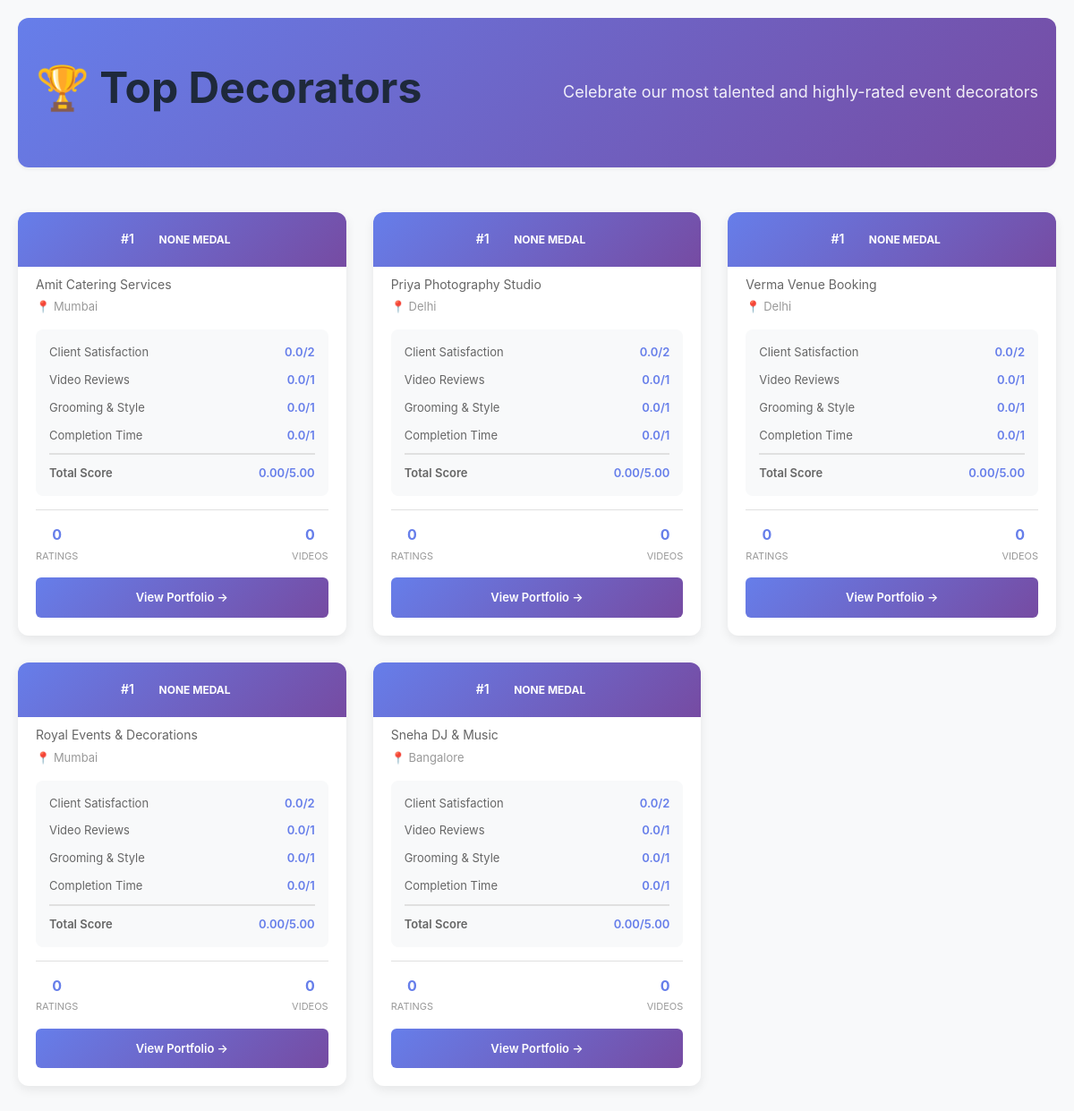
The page /public_top_decorators.php on the database its author committed.
### tables this page shows
CREATE TABLE IF NOT EXISTS `decorator_rankings` (
  `id` int(11) NOT NULL AUTO_INCREMENT,
  `vendor_id` int(11) NOT NULL,
  `total_points` decimal(5,2) NOT NULL DEFAULT 0.00,
  `client_satisfaction_points` decimal(5,2) NOT NULL DEFAULT 0.00,
  `video_review_points` decimal(5,2) NOT NULL DEFAULT 0.00,
  `grooming_points` decimal(5,2) NOT NULL DEFAULT 0.00,
  `completion_time_points` decimal(5,2) NOT NULL DEFAULT 0.00,
  `medal_tier` enum('bronze','silver','gold','none') NOT NULL DEFAULT 'none',
  `total_ratings_count` int(11) NOT NULL DEFAULT 0,
  `created_at` timestamp NOT NULL DEFAULT CURRENT_TIMESTAMP,
  `updated_at` timestamp NOT NULL DEFAULT CURRENT_TIMESTAMP ON UPDATE CURRENT_TIMESTAMP,
  PRIMARY KEY (`id`),
  UNIQUE KEY `vendor_id` (`vendor_id`),
  KEY `idx_total_points` (`total_points` DESC),
  KEY `idx_medal_tier` (`medal_tier`),
  CONSTRAINT `fk_rankings_vendor` FOREIGN KEY (`vendor_id`) REFERENCES `vendors` (`id`) ON DELETE CASCADE
);

CREATE TABLE IF NOT EXISTS `vendors` (
  `id` int(11) NOT NULL AUTO_INCREMENT,
  `name` varchar(255) NOT NULL,
  `business_name` varchar(255) NOT NULL,
  `email` varchar(255) NOT NULL,
  `phone` varchar(50) NOT NULL,
  `password` varchar(255) NOT NULL,
  `city` varchar(100) NOT NULL,
  `status` enum('active','inactive','pending') NOT NULL DEFAULT 'active',
  `created_at` timestamp NOT NULL DEFAULT CURRENT_TIMESTAMP,
  `updated_at` timestamp NOT NULL DEFAULT CURRENT_TIMESTAMP ON UPDATE CURRENT_TIMESTAMP,
  PRIMARY KEY (`id`),
  UNIQUE KEY `email` (`email`)
);

### backend/decorator_ranking_system.php (called while the page is built, shortened)
<?php
class DecoratorRankingSystem {
    private $db;
    public function __construct($db, $admin_id = null) {
        $this->db = $db;
    }
    public function getTopDecorators($limit = 10) {
        $query = $this->db->prepare("
            SELECT
                dr.*,
                v.name,
                v.business_name,
                v.email,
                v.city,
                (SELECT COUNT(*) + 1 FROM decorator_rankings WHERE total_points > dr.total_points) as ranking_position,
                (SELECT COUNT(*) FROM decorator_videos WHERE vendor_id = v.id AND video_status = 'approved') as approved_videos_count
            FROM decorator_rankings dr
            JOIN vendors v ON dr.vendor_id = v.id
            WHERE v.status = 'active'
            ORDER BY dr.total_points DESC, dr.updated_at DESC
            LIMIT ?
        ");
        $query->bind_param("i", $limit);
        $query->execute();
        $result = $query->get_result();
        $decorators = [];
        while ($row = $result->fetch_assoc()) {
            $decorators[] = $row;
        }
        return $decorators;
    }
}
?>

### public_top_decorators.php (the view, shortened to what this page needs)
<?php
require_once __DIR__ . '/db.php';
require_once __DIR__ . '/backend/decorator_ranking_system.php';
$ranking_system = new DecoratorRankingSystem($db);
$top_decorators = $ranking_system->getTopDecorators(10);
?>
<!DOCTYPE html>
<html lang="en">
<head>
    <link rel="stylesheet" href="assets/style.css">
</head>
<body>
    <div class="container">
        <div class="header">
            <h1>🏆 Top Decorators</h1>
            <p>Celebrate our most talented and highly-rated event decorators</p>
        </div>
        <?php if (empty($top_decorators)): ?>
            <div class="empty-state">
                <h2>Coming Soon</h2>
                <p>Top decorators rankings are being compiled. Check back soon!</p>
            </div>
        <?php else: ?>
            <div class="decorators-grid">
                <?php foreach ($top_decorators as $decorator): ?>
                    <div class="decorator-card">
                        <div class="card-rank">
                            #<?php echo htmlspecialchars($decorator['ranking_position']); ?>
                            <span class="medal-badge medal-<?php echo htmlspecialchars($decorator['medal_tier']); ?>">
                                <?php echo strtoupper(htmlspecialchars($decorator['medal_tier'])); ?> Medal
                            </span>
                        </div>
                        <div class="card-content">
                            <div class="decorator-name">
                                <?php echo htmlspecialchars($decorator['name']); ?>
                            </div>
                            <div class="decorator-business">
                                <?php echo htmlspecialchars($decorator['business_name']); ?>
                            </div>
                            <div class="decorator-location">
                                📍 <?php echo htmlspecialchars($decorator['city']); ?>
                            </div>
                            <div class="points-summary">
                                <div class="points-row">
                                    <span class="points-label">Client Satisfaction</span>
                                    <span class="points-value"><?php echo number_format($decorator['client_satisfaction_points'], 1); ?>/2</span>
                                </div>
                                <div class="points-row">
                                    <span class="points-label">Video Reviews</span>
                                    <span class="points-value"><?php echo number_format($decorator['video_review_points'], 1); ?>/1</span>
                                </div>
                                <div class="points-row">
                                    <span class="points-label">Grooming & Style</span>
                                    <span class="points-value"><?php echo number_format($decorator['grooming_points'], 1); ?>/1</span>
                                </div>
                                <div class="points-row">
                                    <span class="points-label">Completion Time</span>
                                    <span class="points-value"><?php echo number_format($decorator['completion_time_points'], 1); ?>/1</span>
                                </div>
                                <div class="points-row">
                                    <span class="points-label">Total Score</span>
                                    <span class="points-value"><?php echo number_format($decorator['total_points'], 2); ?>/5.00</span>
                                </div>
                            </div>
                            <div class="stats-footer">
                                <div class="stat-item">
                                    <span class="stat-value"><?php echo $decorator['total_ratings_count']; ?></span>
                                    <span class="stat-label">Ratings</span>
                                </div>
                                <div class="stat-item">
                                    <span class="stat-value"><?php echo $decorator['approved_videos_count']; ?></span>
                                    <span class="stat-label">Videos</span>
                                </div>
                            </div>
                            <a href="vendor/portfolio.php?vendor_id=<?php echo $decorator['vendor_id']; ?>" class="view-portfolio">
                                View Portfolio →
                            </a>
                        </div>
                    </div>
                <?php endforeach; ?>
            </div>
        <?php endif; ?>
    </div>
</body>
</html>

### assets/style.css (style rules this page uses)
* { margin: 0; padding: 0; box-sizing: border-box; }
body { font-family: 'Inter', 'Segoe UI', Tahoma, Geneva, Verdana, sans-serif; background-color: #f1f5f9; color: #1e293b; line-height: 1.6; }
.header { background-color: #fff; padding: 1rem 2rem; box-shadow: 0 2px 4px rgba(0, 0, 0, 0.05); display: flex; justify-content: space-between; align-items: center; }
.header h1 { color: #1e293b; font-size: 1.5rem; font-weight: 800; }
.container { max-width: 1600px; margin: 0 auto; padding: 0 10px; }

### public_top_decorators.php (style rules this page uses)
* { margin: 0; padding: 0; box-sizing: border-box; }
body { font-family: -apple-system, BlinkMacSystemFont, 'Segoe UI', Roboto, Oxygen, Ubuntu, Cantarell, sans-serif; background: #f8f9fa; line-height: 1.6; color: #333; }
.container { max-width: 1200px; margin: 0 auto; padding: 20px; }
.header { text-align: center; margin-bottom: 50px; padding: 40px 20px; background: linear-gradient(135deg, #667eea 0%, #764ba2 100%); color: white; border-radius: 12px; }
.header h1 { font-size: 48px; margin-bottom: 10px; font-weight: 700; }
.header p { font-size: 18px; opacity: 0.9; }
.decorators-grid { display: grid; grid-template-columns: repeat(auto-fill, minmax(350px, 1fr)); gap: 30px; margin-bottom: 50px; }
.decorator-card { background: white; border-radius: 12px; overflow: hidden; box-shadow: 0 4px 12px rgba(0,0,0,0.08); transition: all 0.3s ease; position: relative; }
.card-rank { position: absolute; top: 0; left: 0; right: 0; background: linear-gradient(135deg, #667eea 0%, #764ba2 100%); color: white; padding: 15px; text-align: center; font-size: 14px; font-weight: 600; }
.medal-badge { display: inline-block; padding: 6px 14px; border-radius: 20px; font-size: 12px; font-weight: 700; text-transform: uppercase; margin-left: 10px; }
.card-content { padding: 30px 20px 20px; }
.decorator-name { font-size: 22px; font-weight: 700; margin-bottom: 5px; color: #333; }
.decorator-business { font-size: 14px; color: #666; margin-bottom: 3px; }
.decorator-location { font-size: 13px; color: #999; margin-bottom: 15px; display: flex; align-items: center; gap: 5px; }
.points-summary { background: #f8f9fa; padding: 15px; border-radius: 8px; margin-bottom: 15px; }
.points-row { display: flex; justify-content: space-between; align-items: center; margin-bottom: 10px; font-size: 13px; }
.points-row:last-child { margin-bottom: 0; border-top: 2px solid #e0e0e0; padding-top: 10px; font-weight: 600; }
.points-label { color: #666; }
.points-value { font-weight: 600; color: #667eea; }
.stats-footer { display: flex; justify-content: space-between; align-items: center; padding-top: 15px; border-top: 1px solid #e0e0e0; font-size: 12px; }
.stat-item { text-align: center; }
.stat-value { font-weight: 700; font-size: 16px; color: #667eea; display: block; }
.stat-label { color: #999; font-size: 11px; text-transform: uppercase; }
.view-portfolio { display: block; text-align: center; padding: 12px; background: linear-gradient(135deg, #667eea 0%, #764ba2 100%); color: white; text-decoration: none; border-radius: 6px; font-weight: 600; font-size: 13px; transition: all 0.3s ease; margin-top: 15px; }

### rows shown on the page
decorator_rankings: ranking_position "1", medal_tier "NONE", vendor.name "Amit Patel", vendor.business_name "Amit Catering Services", vendor.city "Mumbai", client_satisfaction_points "0.0", video_review_points "0.0", grooming_points "0.0", completion_time_points "0.0", total_points "0.00", total_ratings_count "0", approved_videos_count "0"
decorator_rankings: ranking_position "1", medal_tier "NONE", vendor.name "Priya Sharma", vendor.business_name "Priya Photography Studio", vendor.city "Delhi", client_satisfaction_points "0.0", video_review_points "0.0", grooming_points "0.0", completion_time_points "0.0", total_points "0.00", total_ratings_count "0", approved_videos_count "0"
decorator_rankings: ranking_position "1", medal_tier "NONE", vendor.name "Rahul Verma", vendor.business_name "Verma Venue Booking", vendor.city "Delhi", client_satisfaction_points "0.0", video_review_points "0.0", grooming_points "0.0", completion_time_points "0.0", total_points "0.00", total_ratings_count "0", approved_videos_count "0"
decorator_rankings: ranking_position "1", medal_tier "NONE", vendor.name "Rajesh Kumar", vendor.business_name "Royal Events & Decorations", vendor.city "Mumbai", client_satisfaction_points "0.0", video_review_points "0.0", grooming_points "0.0", completion_time_points "0.0", total_points "0.00", total_ratings_count "0", approved_videos_count "0"
decorator_rankings: ranking_position "1", medal_tier "NONE", vendor.name "Sneha Reddy", vendor.business_name "Sneha DJ & Music", vendor.city "Bangalore", client_satisfaction_points "0.0", video_review_points "0.0", grooming_points "0.0", completion_time_points "0.0", total_points "0.00", total_ratings_count "0", approved_videos_count "0"
